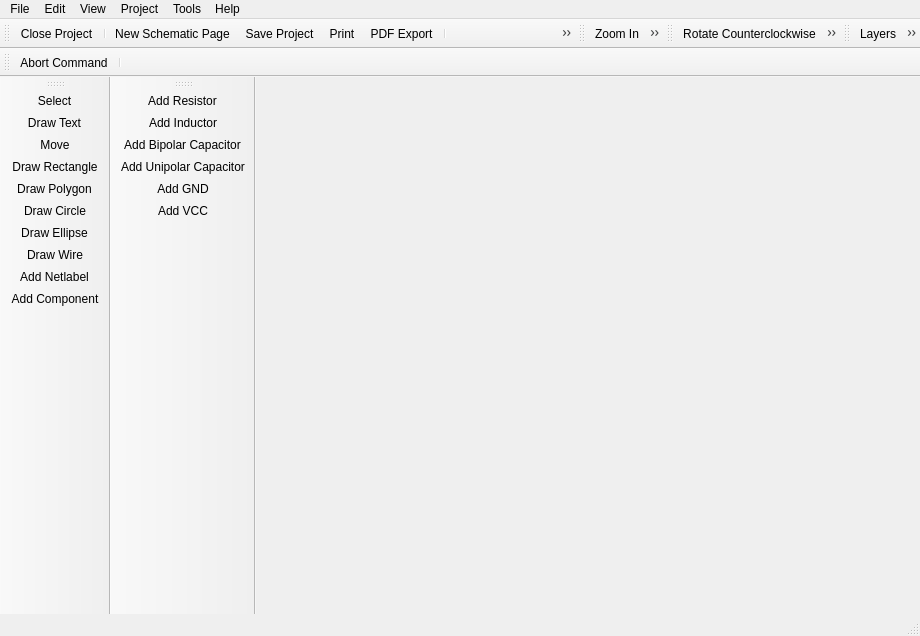
<?xml version="1.0" encoding="UTF-8"?>
<ui version="4.0">
 <class>librepcb::project::SchematicEditor</class>
 <widget class="QMainWindow" name="librepcb::project::SchematicEditor">
  <property name="geometry">
   <rect>
    <x>0</x>
    <y>0</y>
    <width>920</width>
    <height>636</height>
   </rect>
  </property>
  <property name="windowTitle">
   <string>Schematic Editor</string>
  </property>
  <property name="windowIcon">
   <iconset resource="../../../img/images.qrc">
    <normaloff>:/img/actions/schematic.png</normaloff>:/img/actions/schematic.png</iconset>
  </property>
  <widget class="QWidget" name="centralwidget">
   <layout class="QHBoxLayout" name="horizontalLayout">
    <property name="leftMargin">
     <number>0</number>
    </property>
    <property name="topMargin">
     <number>0</number>
    </property>
    <property name="rightMargin">
     <number>0</number>
    </property>
    <property name="bottomMargin">
     <number>0</number>
    </property>
   </layout>
  </widget>
  <widget class="QMenuBar" name="menubar">
   <property name="geometry">
    <rect>
     <x>0</x>
     <y>0</y>
     <width>920</width>
     <height>27</height>
    </rect>
   </property>
   <widget class="QMenu" name="menuFile">
    <property name="title">
     <string>File</string>
    </property>
    <widget class="QMenu" name="menuExport">
     <property name="title">
      <string>Export</string>
     </property>
     <addaction name="actionPDF_Export"/>
    </widget>
    <addaction name="actionNew_Schematic_Page"/>
    <addaction name="actionSave_Project"/>
    <addaction name="actionPrint"/>
    <addaction name="menuExport"/>
    <addaction name="separator"/>
    <addaction name="actionClose_Project"/>
    <addaction name="actionQuit"/>
   </widget>
   <widget class="QMenu" name="menuHelp">
    <property name="title">
     <string>Help</string>
    </property>
    <addaction name="actionHelp"/>
    <addaction name="actionAbout"/>
    <addaction name="actionAbout_Qt"/>
   </widget>
   <widget class="QMenu" name="menuEdit">
    <property name="title">
     <string>Edit</string>
    </property>
    <addaction name="actionUndo"/>
    <addaction name="actionRedo"/>
    <addaction name="separator"/>
    <addaction name="actionRotate_CCW"/>
    <addaction name="actionRotate_CW"/>
    <addaction name="actionCopy"/>
    <addaction name="actionCut"/>
    <addaction name="actionPaste"/>
    <addaction name="actionRemove"/>
    <addaction name="separator"/>
    <addaction name="actionEditNetclasses"/>
   </widget>
   <widget class="QMenu" name="menuView">
    <property name="title">
     <string>View</string>
    </property>
    <addaction name="actionGrid"/>
    <addaction name="actionLayers"/>
    <addaction name="separator"/>
    <addaction name="actionZoom_In"/>
    <addaction name="actionZoom_Out"/>
    <addaction name="actionZoom_All"/>
   </widget>
   <widget class="QMenu" name="menuTools">
    <property name="title">
     <string>Tools</string>
    </property>
    <addaction name="actionToolSelect"/>
    <addaction name="actionToolMove"/>
    <addaction name="actionToolDrawText"/>
    <addaction name="actionToolDrawRectangle"/>
    <addaction name="actionToolDrawPolygon"/>
    <addaction name="actionToolDrawCircle"/>
    <addaction name="actionToolDrawEllipse"/>
    <addaction name="actionToolDrawWire"/>
    <addaction name="actionToolAddNetLabel"/>
    <addaction name="actionToolAddComponent"/>
   </widget>
   <widget class="QMenu" name="menuProject">
    <property name="title">
     <string>Project</string>
    </property>
    <addaction name="actionProjectProperties"/>
    <addaction name="actionProjectSettings"/>
   </widget>
   <addaction name="menuFile"/>
   <addaction name="menuEdit"/>
   <addaction name="menuView"/>
   <addaction name="menuProject"/>
   <addaction name="menuTools"/>
   <addaction name="menuHelp"/>
  </widget>
  <widget class="QStatusBar" name="statusbar"/>
  <widget class="QToolBar" name="fileToolbar">
   <property name="windowTitle">
    <string>File</string>
   </property>
   <property name="floatable">
    <bool>false</bool>
   </property>
   <attribute name="toolBarArea">
    <enum>TopToolBarArea</enum>
   </attribute>
   <attribute name="toolBarBreak">
    <bool>false</bool>
   </attribute>
   <addaction name="actionClose_Project"/>
   <addaction name="separator"/>
   <addaction name="actionNew_Schematic_Page"/>
   <addaction name="actionSave_Project"/>
   <addaction name="actionPrint"/>
   <addaction name="actionPDF_Export"/>
   <addaction name="separator"/>
   <addaction name="actionShow_Control_Panel"/>
   <addaction name="actionShow_Board_Editor"/>
   <addaction name="separator"/>
   <addaction name="actionUndo"/>
   <addaction name="actionRedo"/>
  </widget>
  <widget class="QToolBar" name="zoomToolbar">
   <property name="windowTitle">
    <string>View</string>
   </property>
   <property name="floatable">
    <bool>false</bool>
   </property>
   <attribute name="toolBarArea">
    <enum>TopToolBarArea</enum>
   </attribute>
   <attribute name="toolBarBreak">
    <bool>false</bool>
   </attribute>
   <addaction name="actionZoom_In"/>
   <addaction name="actionZoom_Out"/>
   <addaction name="actionZoom_All"/>
  </widget>
  <widget class="QToolBar" name="editToolbar">
   <property name="windowTitle">
    <string>Edit</string>
   </property>
   <property name="floatable">
    <bool>false</bool>
   </property>
   <attribute name="toolBarArea">
    <enum>TopToolBarArea</enum>
   </attribute>
   <attribute name="toolBarBreak">
    <bool>false</bool>
   </attribute>
   <addaction name="actionRotate_CCW"/>
   <addaction name="actionRotate_CW"/>
   <addaction name="actionCut"/>
   <addaction name="actionCopy"/>
   <addaction name="actionPaste"/>
   <addaction name="actionRemove"/>
  </widget>
  <widget class="QToolBar" name="viewToolbar">
   <property name="windowTitle">
    <string>View Tools</string>
   </property>
   <attribute name="toolBarArea">
    <enum>TopToolBarArea</enum>
   </attribute>
   <attribute name="toolBarBreak">
    <bool>false</bool>
   </attribute>
   <addaction name="actionLayers"/>
   <addaction name="actionGrid"/>
  </widget>
  <widget class="QToolBar" name="toolsToolbar">
   <property name="windowTitle">
    <string>Tools</string>
   </property>
   <property name="floatable">
    <bool>false</bool>
   </property>
   <attribute name="toolBarArea">
    <enum>LeftToolBarArea</enum>
   </attribute>
   <attribute name="toolBarBreak">
    <bool>false</bool>
   </attribute>
   <addaction name="actionToolSelect"/>
   <addaction name="actionToolDrawText"/>
   <addaction name="actionToolMove"/>
   <addaction name="actionToolDrawRectangle"/>
   <addaction name="actionToolDrawPolygon"/>
   <addaction name="actionToolDrawCircle"/>
   <addaction name="actionToolDrawEllipse"/>
   <addaction name="actionToolDrawWire"/>
   <addaction name="actionToolAddNetLabel"/>
   <addaction name="actionToolAddComponent"/>
  </widget>
  <widget class="QToolBar" name="commandToolbar">
   <property name="windowTitle">
    <string>Command</string>
   </property>
   <property name="floatable">
    <bool>false</bool>
   </property>
   <attribute name="toolBarArea">
    <enum>TopToolBarArea</enum>
   </attribute>
   <attribute name="toolBarBreak">
    <bool>true</bool>
   </attribute>
   <addaction name="actionCommandAbort"/>
   <addaction name="separator"/>
  </widget>
  <widget class="QToolBar" name="toolBar">
   <property name="windowTitle">
    <string>toolBar</string>
   </property>
   <attribute name="toolBarArea">
    <enum>LeftToolBarArea</enum>
   </attribute>
   <attribute name="toolBarBreak">
    <bool>true</bool>
   </attribute>
   <addaction name="actionAddComp_Resistor"/>
   <addaction name="actionAddComp_Inductor"/>
   <addaction name="actionAddComp_BipolarCapacitor"/>
   <addaction name="actionAddComp_UnipolarCapacitor"/>
   <addaction name="actionAddComp_gnd"/>
   <addaction name="actionAddComp_vcc"/>
  </widget>
  <action name="actionQuit">
   <property name="icon">
    <iconset resource="../../../img/images.qrc">
     <normaloff>:/img/actions/quit.png</normaloff>:/img/actions/quit.png</iconset>
   </property>
   <property name="text">
    <string>Quit</string>
   </property>
   <property name="shortcut">
    <string>Ctrl+Q</string>
   </property>
   <property name="menuRole">
    <enum>QAction::QuitRole</enum>
   </property>
  </action>
  <action name="actionSave_Project">
   <property name="icon">
    <iconset resource="../../../img/images.qrc">
     <normaloff>:/img/actions/save.png</normaloff>:/img/actions/save.png</iconset>
   </property>
   <property name="text">
    <string>Save Project</string>
   </property>
   <property name="shortcut">
    <string>Ctrl+S</string>
   </property>
  </action>
  <action name="actionAbout">
   <property name="icon">
    <iconset resource="../../../img/images.qrc">
     <normaloff>:/img/actions/info.png</normaloff>:/img/actions/info.png</iconset>
   </property>
   <property name="text">
    <string>About</string>
   </property>
   <property name="menuRole">
    <enum>QAction::AboutRole</enum>
   </property>
  </action>
  <action name="actionAbout_Qt">
   <property name="text">
    <string>About Qt</string>
   </property>
   <property name="menuRole">
    <enum>QAction::AboutQtRole</enum>
   </property>
  </action>
  <action name="actionPrint">
   <property name="icon">
    <iconset resource="../../../img/images.qrc">
     <normaloff>:/img/actions/print.png</normaloff>:/img/actions/print.png</iconset>
   </property>
   <property name="text">
    <string>Print</string>
   </property>
   <property name="shortcut">
    <string>Ctrl+P</string>
   </property>
  </action>
  <action name="actionPDF_Export">
   <property name="icon">
    <iconset resource="../../../img/images.qrc">
     <normaloff>:/img/actions/pdf.png</normaloff>:/img/actions/pdf.png</iconset>
   </property>
   <property name="text">
    <string>PDF Export</string>
   </property>
  </action>
  <action name="actionShow_Control_Panel">
   <property name="icon">
    <iconset resource="../../../img/images.qrc">
     <normaloff>:/img/actions/home.png</normaloff>:/img/actions/home.png</iconset>
   </property>
   <property name="text">
    <string>Show Control Panel</string>
   </property>
  </action>
  <action name="actionShow_Board_Editor">
   <property name="icon">
    <iconset resource="../../../img/images.qrc">
     <normaloff>:/img/actions/chip.png</normaloff>:/img/actions/chip.png</iconset>
   </property>
   <property name="text">
    <string>Show Board Editor</string>
   </property>
  </action>
  <action name="actionUndo">
   <property name="icon">
    <iconset resource="../../../img/images.qrc">
     <normaloff>:/img/actions/undo.png</normaloff>:/img/actions/undo.png</iconset>
   </property>
   <property name="text">
    <string>Undo</string>
   </property>
   <property name="shortcut">
    <string>Ctrl+Z</string>
   </property>
  </action>
  <action name="actionRedo">
   <property name="icon">
    <iconset resource="../../../img/images.qrc">
     <normaloff>:/img/actions/redo.png</normaloff>:/img/actions/redo.png</iconset>
   </property>
   <property name="text">
    <string>Redo</string>
   </property>
   <property name="shortcut">
    <string>Ctrl+Y</string>
   </property>
  </action>
  <action name="actionZoom_In">
   <property name="icon">
    <iconset resource="../../../img/images.qrc">
     <normaloff>:/img/actions/zoom_in.png</normaloff>:/img/actions/zoom_in.png</iconset>
   </property>
   <property name="text">
    <string>Zoom In</string>
   </property>
  </action>
  <action name="actionZoom_Out">
   <property name="icon">
    <iconset resource="../../../img/images.qrc">
     <normaloff>:/img/actions/zoom_out.png</normaloff>:/img/actions/zoom_out.png</iconset>
   </property>
   <property name="text">
    <string>Zoom Out</string>
   </property>
  </action>
  <action name="actionZoom_All">
   <property name="icon">
    <iconset resource="../../../img/images.qrc">
     <normaloff>:/img/actions/zoom_all.png</normaloff>:/img/actions/zoom_all.png</iconset>
   </property>
   <property name="text">
    <string>Zoom All</string>
   </property>
  </action>
  <action name="actionHelp">
   <property name="icon">
    <iconset resource="../../../img/images.qrc">
     <normaloff>:/img/actions/help.png</normaloff>:/img/actions/help.png</iconset>
   </property>
   <property name="text">
    <string>Help</string>
   </property>
   <property name="shortcut">
    <string>F1</string>
   </property>
  </action>
  <action name="actionRotate_CCW">
   <property name="icon">
    <iconset resource="../../../img/images.qrc">
     <normaloff>:/img/actions/rotate_left.png</normaloff>:/img/actions/rotate_left.png</iconset>
   </property>
   <property name="text">
    <string>Rotate Counterclockwise</string>
   </property>
   <property name="shortcut">
    <string>R</string>
   </property>
  </action>
  <action name="actionRotate_CW">
   <property name="icon">
    <iconset resource="../../../img/images.qrc">
     <normaloff>:/img/actions/rotate_right.png</normaloff>:/img/actions/rotate_right.png</iconset>
   </property>
   <property name="text">
    <string>Rotate Clockwise</string>
   </property>
   <property name="shortcut">
    <string>Shift+R</string>
   </property>
  </action>
  <action name="actionCopy">
   <property name="icon">
    <iconset resource="../../../img/images.qrc">
     <normaloff>:/img/actions/copy.png</normaloff>:/img/actions/copy.png</iconset>
   </property>
   <property name="text">
    <string>Copy</string>
   </property>
   <property name="shortcut">
    <string>Ctrl+C</string>
   </property>
  </action>
  <action name="actionCut">
   <property name="icon">
    <iconset resource="../../../img/images.qrc">
     <normaloff>:/img/actions/cut.png</normaloff>:/img/actions/cut.png</iconset>
   </property>
   <property name="text">
    <string>Cut</string>
   </property>
   <property name="shortcut">
    <string>Ctrl+X</string>
   </property>
  </action>
  <action name="actionPaste">
   <property name="icon">
    <iconset resource="../../../img/images.qrc">
     <normaloff>:/img/actions/paste.png</normaloff>:/img/actions/paste.png</iconset>
   </property>
   <property name="text">
    <string>Paste</string>
   </property>
   <property name="shortcut">
    <string>Ctrl+V</string>
   </property>
  </action>
  <action name="actionRemove">
   <property name="icon">
    <iconset resource="../../../img/images.qrc">
     <normaloff>:/img/actions/delete.png</normaloff>:/img/actions/delete.png</iconset>
   </property>
   <property name="text">
    <string>Remove</string>
   </property>
   <property name="shortcut">
    <string>Del</string>
   </property>
  </action>
  <action name="actionClose_Project">
   <property name="icon">
    <iconset resource="../../../img/images.qrc">
     <normaloff>:/img/actions/close.png</normaloff>:/img/actions/close.png</iconset>
   </property>
   <property name="text">
    <string>Close Project</string>
   </property>
  </action>
  <action name="actionToolSelect">
   <property name="icon">
    <iconset resource="../../../img/images.qrc">
     <normaloff>:/img/actions/select.png</normaloff>:/img/actions/select.png</iconset>
   </property>
   <property name="text">
    <string>Select</string>
   </property>
  </action>
  <action name="actionToolAddComponent">
   <property name="icon">
    <iconset resource="../../../img/images.qrc">
     <normaloff>:/img/actions/chip.png</normaloff>:/img/actions/chip.png</iconset>
   </property>
   <property name="text">
    <string>Add Component</string>
   </property>
  </action>
  <action name="actionToolDrawWire">
   <property name="icon">
    <iconset resource="../../../img/images.qrc">
     <normaloff>:/img/actions/drawWire.png</normaloff>:/img/actions/drawWire.png</iconset>
   </property>
   <property name="text">
    <string>Draw Wire</string>
   </property>
  </action>
  <action name="actionToolMove">
   <property name="icon">
    <iconset resource="../../../img/images.qrc">
     <normaloff>:/img/actions/move.png</normaloff>:/img/actions/move.png</iconset>
   </property>
   <property name="text">
    <string>Move</string>
   </property>
   <property name="visible">
    <bool>false</bool>
   </property>
  </action>
  <action name="actionToolDrawText">
   <property name="icon">
    <iconset resource="../../../img/images.qrc">
     <normaloff>:/img/actions/draw_text.png</normaloff>:/img/actions/draw_text.png</iconset>
   </property>
   <property name="text">
    <string>Draw Text</string>
   </property>
   <property name="toolTip">
    <string>Draw Text</string>
   </property>
   <property name="visible">
    <bool>false</bool>
   </property>
  </action>
  <action name="actionToolDrawPolygon">
   <property name="icon">
    <iconset resource="../../../img/images.qrc">
     <normaloff>:/img/actions/draw_polygon.png</normaloff>:/img/actions/draw_polygon.png</iconset>
   </property>
   <property name="text">
    <string>Draw Polygon</string>
   </property>
   <property name="visible">
    <bool>false</bool>
   </property>
  </action>
  <action name="actionToolDrawRectangle">
   <property name="icon">
    <iconset resource="../../../img/images.qrc">
     <normaloff>:/img/actions/draw_rectangle.png</normaloff>:/img/actions/draw_rectangle.png</iconset>
   </property>
   <property name="text">
    <string>Draw Rectangle</string>
   </property>
   <property name="visible">
    <bool>false</bool>
   </property>
  </action>
  <action name="actionToolDrawCircle">
   <property name="icon">
    <iconset resource="../../../img/images.qrc">
     <normaloff>:/img/actions/draw_circle.png</normaloff>:/img/actions/draw_circle.png</iconset>
   </property>
   <property name="text">
    <string>Draw Circle</string>
   </property>
   <property name="visible">
    <bool>false</bool>
   </property>
  </action>
  <action name="actionToolDrawEllipse">
   <property name="icon">
    <iconset resource="../../../img/images.qrc">
     <normaloff>:/img/actions/draw_ellipse.png</normaloff>:/img/actions/draw_ellipse.png</iconset>
   </property>
   <property name="text">
    <string>Draw Ellipse</string>
   </property>
   <property name="visible">
    <bool>false</bool>
   </property>
  </action>
  <action name="actionCommandAbort">
   <property name="icon">
    <iconset resource="../../../img/images.qrc">
     <normaloff>:/img/actions/stop.png</normaloff>:/img/actions/stop.png</iconset>
   </property>
   <property name="text">
    <string>Abort Command</string>
   </property>
   <property name="shortcut">
    <string>Esc</string>
   </property>
  </action>
  <action name="actionLayers">
   <property name="icon">
    <iconset resource="../../../img/images.qrc">
     <normaloff>:/img/actions/layers.png</normaloff>:/img/actions/layers.png</iconset>
   </property>
   <property name="text">
    <string>Layers</string>
   </property>
  </action>
  <action name="actionGrid">
   <property name="icon">
    <iconset resource="../../../img/images.qrc">
     <normaloff>:/img/actions/grid.png</normaloff>:/img/actions/grid.png</iconset>
   </property>
   <property name="text">
    <string>Grid</string>
   </property>
  </action>
  <action name="actionEditNetclasses">
   <property name="text">
    <string>Net Classes</string>
   </property>
  </action>
  <action name="actionAddComp_Resistor">
   <property name="icon">
    <iconset resource="../../../img/images.qrc">
     <normaloff>:/img/library/resistor_eu.png</normaloff>:/img/library/resistor_eu.png</iconset>
   </property>
   <property name="text">
    <string>Add Resistor</string>
   </property>
  </action>
  <action name="actionAddComp_BipolarCapacitor">
   <property name="icon">
    <iconset resource="../../../img/images.qrc">
     <normaloff>:/img/library/bipolar_capacitor_eu.png</normaloff>:/img/library/bipolar_capacitor_eu.png</iconset>
   </property>
   <property name="text">
    <string>Add Bipolar Capacitor</string>
   </property>
   <property name="toolTip">
    <string>Add Bipolar Capacitor</string>
   </property>
  </action>
  <action name="actionAddComp_Inductor">
   <property name="icon">
    <iconset resource="../../../img/images.qrc">
     <normaloff>:/img/library/inductor_eu.png</normaloff>:/img/library/inductor_eu.png</iconset>
   </property>
   <property name="text">
    <string>Add Inductor</string>
   </property>
  </action>
  <action name="actionAddComp_gnd">
   <property name="icon">
    <iconset resource="../../../img/images.qrc">
     <normaloff>:/img/library/gnd.png</normaloff>:/img/library/gnd.png</iconset>
   </property>
   <property name="text">
    <string>Add GND</string>
   </property>
  </action>
  <action name="actionAddComp_vcc">
   <property name="icon">
    <iconset resource="../../../img/images.qrc">
     <normaloff>:/img/library/vcc.png</normaloff>:/img/library/vcc.png</iconset>
   </property>
   <property name="text">
    <string>Add VCC</string>
   </property>
  </action>
  <action name="actionProjectProperties">
   <property name="text">
    <string>Properties</string>
   </property>
  </action>
  <action name="actionProjectSettings">
   <property name="icon">
    <iconset resource="../../../img/images.qrc">
     <normaloff>:/img/actions/settings.png</normaloff>:/img/actions/settings.png</iconset>
   </property>
   <property name="text">
    <string>Settings</string>
   </property>
  </action>
  <action name="actionToolAddNetLabel">
   <property name="icon">
    <iconset resource="../../../img/images.qrc">
     <normaloff>:/img/actions/draw_netlabel.png</normaloff>:/img/actions/draw_netlabel.png</iconset>
   </property>
   <property name="text">
    <string>Add Netlabel</string>
   </property>
  </action>
  <action name="actionAddComp_UnipolarCapacitor">
   <property name="icon">
    <iconset resource="../../../img/images.qrc">
     <normaloff>:/img/library/unipolar_capacitor_eu.png</normaloff>:/img/library/unipolar_capacitor_eu.png</iconset>
   </property>
   <property name="text">
    <string>Add Unipolar Capacitor</string>
   </property>
  </action>
  <action name="actionNew_Schematic_Page">
   <property name="icon">
    <iconset resource="../../../img/images.qrc">
     <normaloff>:/img/actions/new_2.png</normaloff>:/img/actions/new_2.png</iconset>
   </property>
   <property name="text">
    <string>New Schematic Page</string>
   </property>
   <property name="shortcut">
    <string>Ctrl+N</string>
   </property>
  </action>
 </widget>
 <resources>
  <include location="../../../img/images.qrc"/>
 </resources>
 <connections/>
</ui>
